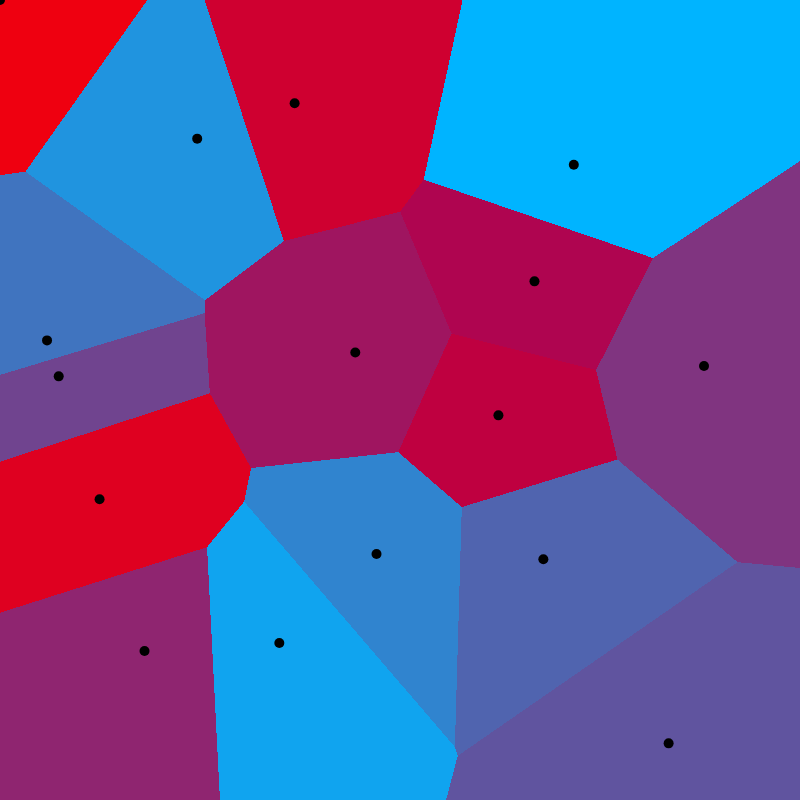
Frame 1 (no input)
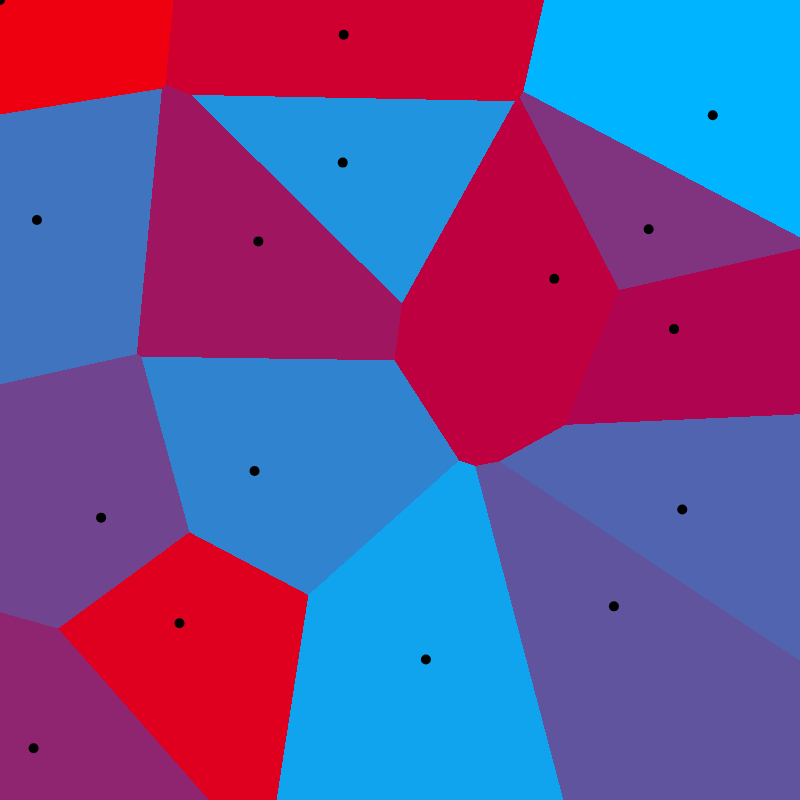
Frame 60 (no input)
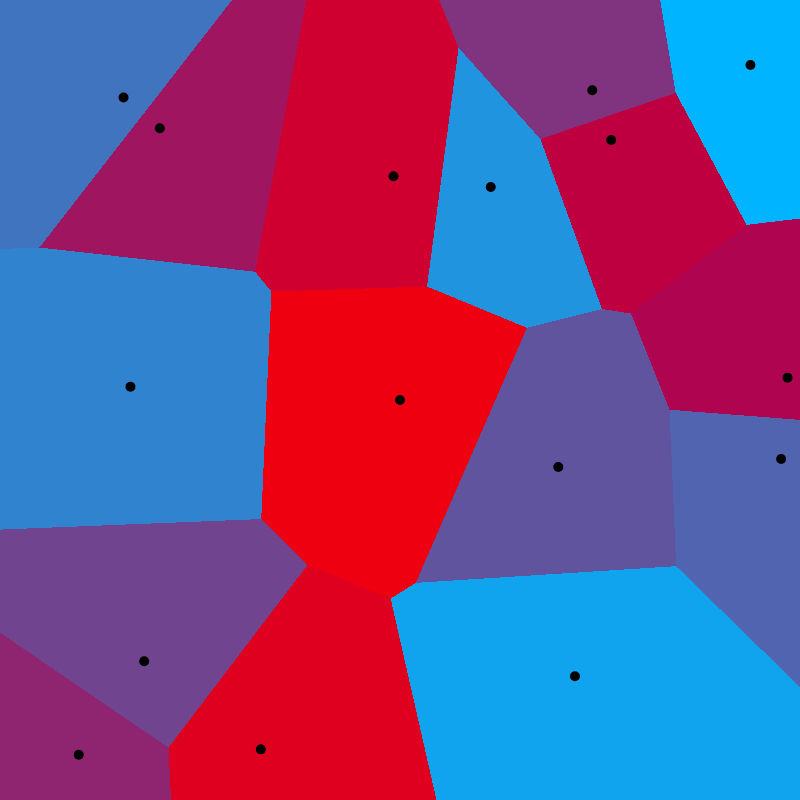
Frame 120 (the mouse pressed at the canvas centre since frame 60)

The p5.js sketch that drew these frames (run headless with seeded random() and noise() and a simulated clock; from frame 60 on, the mouse is pressed at the canvas centre):

// p5.js sketch
// ── sketch.js
//Voronoi Diagram
//Miguel Rodríguez
//03-09-2024

p5.disableFriendlyErrors = true
const WIDTH = 800
const HEIGHT = WIDTH

const N = WIDTH
const spacing = WIDTH/N

let grid = []
let points = []
let movingPoint

const Npoints = 15

function setup(){
    createCanvas(WIDTH, HEIGHT)

    for(let i = 0; i < N; i++){
        grid[i] = []
    }
    pixelDensity(1)

    for(let i = 0; i < Npoints; i++) points.push(new Ball())
    movingPoint = new Ball()
    movingPoint.vel = createVector(0, 0)
    points.push(movingPoint)

    noStroke()
}

function squaredDistance(x1, y1, x2, y2) {
    return (x2 - x1) ** 2 + (y2 - y1) ** 2
}

function mapp(value, start1, stop1, start2, stop2){
    return start2 + ( (value - start1) / (stop1 - start1) ) * (stop2 - start2); 
}

function drawFastRect(x, y, w, h, r, g, b, a = 255) {
    for (let i = 0; i < w; i++) {
        for (let j = 0; j < h; j++) {

            let index = (4 * ((y + j) * WIDTH + (x + i)));
            
            pixels[index] = r;     
            pixels[index + 1] = g; 
            pixels[index + 2] = b;
            pixels[index + 3] = a; 
        }
    }
}

function draw(){
    background(0)
    movingPoint.x = mouseX
    movingPoint.y = mouseY

    loadPixels();
    for(let i = 0; i < N; i++){
        grid[i] = []
        for(let j = 0; j < N; j++){
            let closestDist = Infinity
            let closestIndex = -1
            let x = i * spacing
            let y = j * spacing
            for(let k = 0; k < points.length; k++){
                let d = squaredDistance(x, y, points[k].x, points[k].y);
                if(d < closestDist){
                    closestDist = d  
                    closestIndex = k
                }
            }
            //fill(mapp(closestIndex, 0, points.length, 0, 360), 70, 100)
            //rect(x, y, spacing, spacing)
            let r = mapp(closestIndex, 0, points.length, 0, 255)
            drawFastRect(x, y, spacing, spacing, r, 180-r, 255-r)
        }
    }
    updatePixels();

    fill(0)
    for(let p of points){ 
        p.update()
        p.edges()
        p.show()
    }
    
}



// ── Ball.js
class Ball{
	constructor(){
		this.x = random(WIDTH)
		this.y = random(HEIGHT)
		this.vel = p5.Vector.fromAngle(random(0, 360))
		this.vel.setMag(2.5)
		this.rad = 5;
	}

	update(){
		this.x += this.vel.x
		this.y += this.vel.y
	}

	set(x, y){
		this.x = x
		this.y = y
	}

	edges(){
		if(this.x > WIDTH) {
			this.vel.x *= -1
		}
		if(this.x < 0) {
			this.vel.x *= -1
		}
		if(this.y > HEIGHT) {
			this.vel.y *= -1
		}
		if(this.y < 0) {
			this.vel.y *= -1
		}
	}

	show(){
		push()
		fill(0)
		ellipse(this.x, this.y, this.rad * 2, this.rad * 2)
		pop()
	}
}
